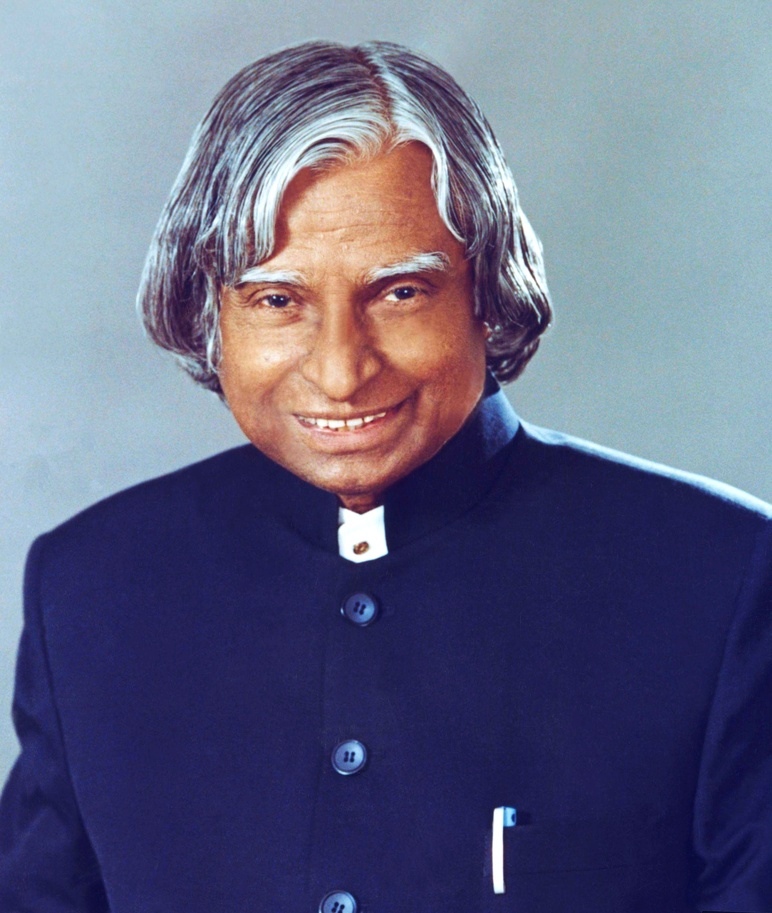
#> input picture data/User.1.1.jpg, 772 x 913 px, shrunk from 2497 x 2953 before the run; its folder holds 4 pictures in this run
$ python 02_face_training.py
#> lines starting #> are read from the running program, lines starting #| are printed output that depends on the picture
''''
Training Multiple Faces stored on a DataBase:
	==> Each face should have a unique numeric integer ID as 1, 2, 3, etc
	==> LBPH computed model will be saved on trainer/ directory. (if it does not exist, pls create one)
	==> for using PIL, install pillow library with "pip install pillow"

Based on original code by Anirban Kar: https://github.com/thecodacus/Face-Recognition

Developed by Marcelo Rovai - MJRoBot.org @ 21Feb18

'''

import cv2
import numpy as np
from PIL import Image
import os

# Path for face image database
path = 'data'

recognizer = cv2.face.LBPHFaceRecognizer_create()
detector = cv2.CascadeClassifier("haarcascade_frontalface_default.xml");

# function to get the images and label data
def getImagesAndLabels(path):

#> called with path = 'data'
    imagePaths = [os.path.join(path,f) for f in os.listdir(path)]
    faceSamples=[]
    ids = []

    for imagePath in imagePaths:

        PIL_img = Image.open(imagePath).convert('L') # convert it to grayscale
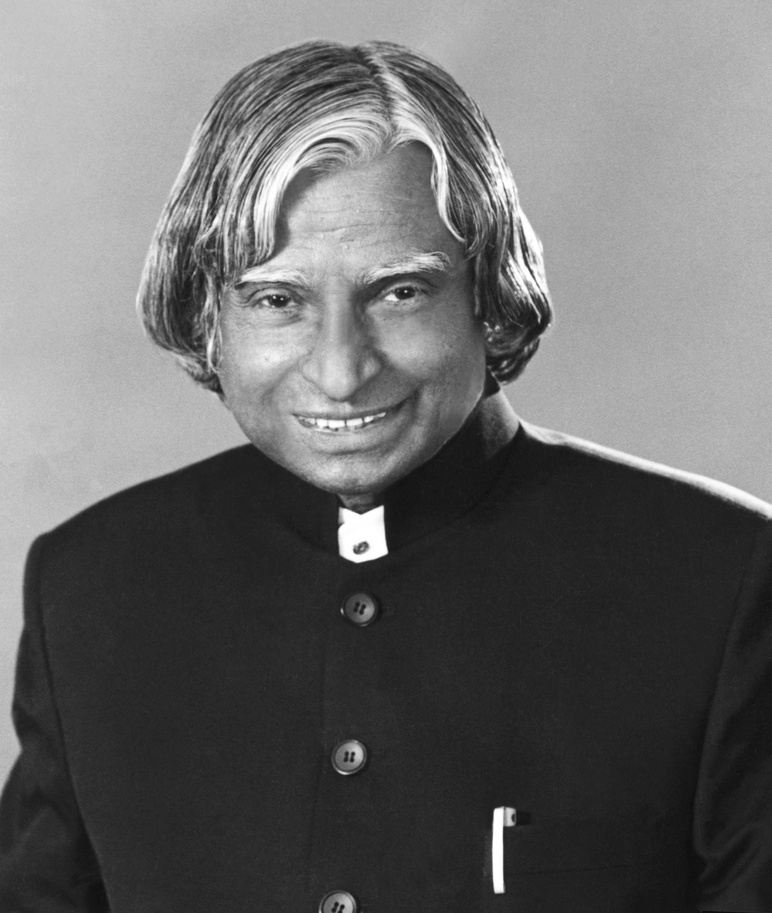
#> PIL_img: PIL image 772x913 L; min 10, max 255, mean 104.7
        img_numpy = np.array(PIL_img,'uint8')

        id = int(os.path.split(imagePath)[-1].split(".")[1])
        faces = detector.detectMultiScale(img_numpy)
#> faces = [[206, 192, 285, 285]]

        for (x,y,w,h) in faces:
            faceSamples.append(img_numpy[y:y+h,x:x+w])
            ids.append(id)
#> this loop made 1 pass
#> after the loop, faceSamples = 1 item; ids = [1]
#> pass 2 of the loop in getImagesAndLabels, `for imagePath in imagePaths:`:
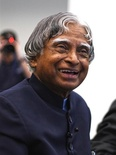
#> input picture data/User.1.2.jpg, 116 x 155 px, shrunk from 375 x 500 before the run
#> in getImagesAndLabels, `PIL_img = Image.open(imagePath).convert('L')`:
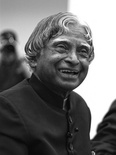
#> PIL_img: PIL image 116x155 L; min 4, max 255, mean 112.6
#> faces = [[43, 26, 60, 60]]
#> the loop in getImagesAndLabels, `for (x,y,w,h) in faces:` made 1 pass
#> after the loop in getImagesAndLabels, `for (x,y,w,h) in faces:`: faceSamples = 2 items; ids = [1, 1]
#> pass 3 of the loop in getImagesAndLabels, `for imagePath in imagePaths:`:
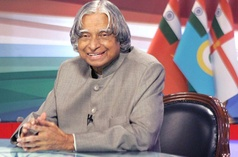
#> input picture data/User.1.3.jpg, 238 x 157 px, shrunk from 768 x 509 before the run
#> in getImagesAndLabels, `PIL_img = Image.open(imagePath).convert('L')`:
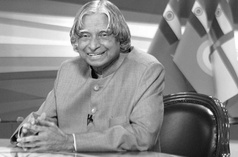
#> PIL_img: PIL image 238x157 L; min 0, max 255, mean 138
#> faces = [[71, 17, 49, 49]]
#> the loop in getImagesAndLabels, `for (x,y,w,h) in faces:` made 1 pass
#> after the loop in getImagesAndLabels, `for (x,y,w,h) in faces:`: faceSamples = 3 items; ids = [1, 1, 1]
#> the loop made 4 passes; the first 3 are shown

    return faceSamples,ids

print ("\n [INFO] Training faces. It will take a few seconds. Wait ...")
faces,ids = getImagesAndLabels(path)
recognizer.train(faces, np.array(ids))

# Save the model into trainer/trainer.yml
recognizer.write('trainer/trainer.yml') # recognizer.save() worked on Mac, but not on Pi

# Print the numer of faces trained and end program
print("\n [INFO] {0} faces trained. Exiting Program".format(len(np.unique(ids))))
